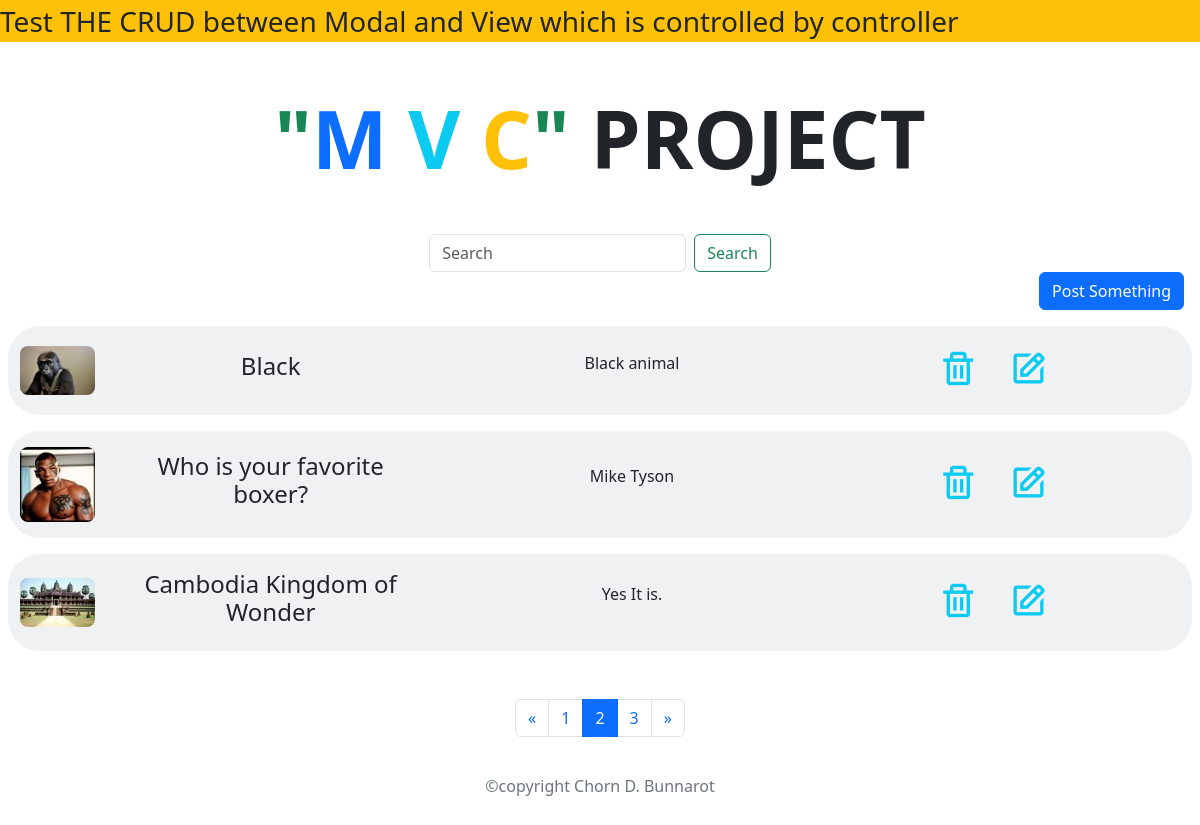
The app's page /posts?paginationPage=2 with its own data.
### tables this page shows
CREATE TABLE `mvc` (
  `id` int(11) NOT NULL,
  `heading` varchar(255) NOT NULL,
  `description` text NOT NULL,
  `image` varchar(255) NOT NULL
);

### src/app/abstractions/View.php (called while the page is built, shortened)
<?php
class View{
    public function render():string{
        include VIEW_PATH . '/layout.php';
        return ob_get_clean();
    }
    public function __toString():string{
        return $this->render();
    }
}

### src/app/controllers/MVCController.php (called while the page is built, shortened)
<?php
include __DIR__ . "/../utils/queryParams.php";
class MVCController{
    public function posts():View{
        $search = $_GET[SEARCH] ?? "";
        $posts = $this->mvcModal->getBySearch($search);
        $title = "Explore ". count($posts['data']) . " post(s)";
        $marquee = "Test THE CRUD between Modal and View which is controlled by controller";
        return View::make('posts', ['posts' => $posts['data'], 'pageTitle' => $title, 'run_string' => $marquee]);
    }
}

### src/app/modals/MVCModal.php (called while the page is built, shortened)
<?php
class MVCModal{
        private int $limit;
        private $conn = null;
        private $table = 'mvc';
        public function __construct(){
            global $url_params;
            $this->limit = isset($url_params['limit']) ? $url_params['limit'] : 20;
            $this->conn = (new DB())->connect();
        }
        private function is_execute(bool|PDOStatement $stmt): array{
            $data = [];
            $data['data'] = [];
            $data['status'] = 'error';
            if($stmt->execute()){
                $rowCount = $stmt->rowCount();
                if($rowCount == 1){
                $data['data'] = $stmt->fetch(\PDO::FETCH_ASSOC);
                }else if($rowCount){
                    while($row = $stmt->fetch(\PDO::FETCH_ASSOC)){
                    $data['data'][] = $row;
                     }
                 }
                $data['status'] = 'success';
            }else{
            $data['message'] = 'no executed';
            }
        return $data;
        }
        public function getAll(): array{
            $query = "SELECT * from $this->table ORDER BY id ASC LIMIT :limit";
            $stmt = $this->conn->prepare($query);
            $stmt->bindParam(':limit', $this->limit, \PDO::PARAM_INT);
            return $this->is_execute($stmt);
        }
        public function getBySearch(string $text=""):array{
            if(empty($text)){
                return $this->getAll();
            }
            $like = "%$text%";
            $query = "SELECT * from $this->table WHERE heading LIKE :like_heading OR description LIKE :like_description OR image LIKE :like_image";
            $stmt = $this->conn->prepare($query);
            $stmt->bindValue(':like_heading', $like, \PDO::PARAM_STR);
            $stmt->bindValue(':like_description', $like, \PDO::PARAM_STR);
            $stmt->bindValue(':like_image', $like, \PDO::PARAM_STR);
            return $this->is_execute($stmt);
        }
    }

### src/app/modals/DB.php (called while the page is built, shortened)
<?php
class DB{
    public string $db_host = "localhost";
    public string $db_name = "MVC";
    public string $db_user = "root";
    public string $db_pass = "";
    private $conn = null;
    public function __construct(){
        try {
            $this->conn = new \PDO("mysql:host=" . $this->db_host . ";dbname=" . $this->db_name, $this->db_user, $this->db_pass);
            $this->conn->setAttribute(\PDO::ATTR_ERRMODE, \PDO::ERRMODE_EXCEPTION);
            $this->conn->setAttribute(\PDO::ATTR_EMULATE_PREPARES, false);
        } catch (\PDOException $e) {
            $this->conn = null;
            echo "connection failed" . $e->getMessage() ."";
            exit;
        }
    }
    public function connect(){
        return $this->conn;
    }
}

### src/app/abstractions/Router.php (called while the page is built, shortened)
<?php
class Router{
    private array $routes;
    public function register($requestMethod, string $route, callable|array $action):self{
        $this->routes[$requestMethod][$route] = $action;
        return $this;
    }
    public function resolve(string $requestUri, string $requestMethod){
        $route = explode("?", $requestUri)[0];
        $action = $this->routes[$requestMethod][$route] ?? null;
        if(is_array($action)){
            [$class, $method] = $action;
            if(class_exists($class)){
                $class = new $class();
                if(method_exists($class, $method)){
                    return call_user_func_array([$class, $method], []);
                }
            }
        }
    }
}

### src/app/utils/Helper.php (called while the page is built, shortened)
<?php
class Helper {
public static function pagination(array $items, int $itemPerPage) {
    $currentPage = $_GET[PAGINATION];
    $totalItems = count($items);
    $totalPages = ceil($totalItems / $itemPerPage);
    $nextPage = $currentPage + 1 > $totalPages  ? $totalPages : $currentPage + 1;
    $previousPage = $currentPage - 1 < 1 ? 1: $currentPage - 1;
    $startItem = $currentPage == 1 ? 1 :($currentPage-1) * $itemPerPage + 1;
    $endItem = $currentPage == 1 ? $itemPerPage : $currentPage * $itemPerPage;
    $trackingIndex = 1;
    $showItems = [];
    foreach ($items as $key => $value) {
        if ($trackingIndex >= $startItem && $trackingIndex <= $endItem) {
            $showItems[$key] = $value;
        }
        $trackingIndex++;
    }
    return [$currentPage,$totalPages, $previousPage, $nextPage, $startItem, $endItem, $showItems];
}
}

### src/app/utils/Image.php (called while the page is built, shortened)
<?php
class Image{
    public static function read(string $imageName): string|bool{
        $image = "app/assets/public/images/". $imageName;
        if(file_exists($image)){
            return $image;
        }
        return false;
    }
}

### src/app/utils/queryParams.php (called while the page is built, shortened)
<?php
function createOrUpdateParams(string $params){
    $queryParams_original = $_GET;
    parse_str($params, $arrayParams);
    foreach ($arrayParams as $key => $value) {
        $queryParams_original[$key] = $value;
    }
    return $_SERVER['REDIRECT_URL'] . '?' . http_build_query($queryParams_original);
}

### src/app/views/components/postItem.php (the view, shortened to what this page needs)
<div class="bg-secondary bg-opacity-10 mx-2 py-3 rounded-5 row align-items-center text-center column-gap-3" >
   <div class="col-1 overflow-hidden rounded-2">
      <img class="w-100 h-auto rounded-3" src="<?php echo Image::read($showPost[IMAGE]) ?>" />
   </div>
   <div class="col-3">
      <h1 class="fs-4"><?php echo $showPost[HEADING] ?? "" ?></h1>
   </div>
   <div class="col-4">
      <p class="fs-6"><?php echo $showPost[DESCRIPTION] ?? "" ?></p>
   </div>
   <div class="col-3">
      <a  href="<?php echo createOrUpdateParams(ACTION_POST."=delete&id=".$showPost[ID])?>" class="border-none bg-transparent btn text-info">
      <i class="bx bx-trash fs-1"></i>
      </a>
      <a href="<?php echo createOrUpdateParams(ACTION_POST."=edit&id=".$showPost[ID])?>" class="border-none bg-transparent btn text-info"  data-bs-toggle="tooltip" data-bs-placement="bottom" data-bs-title="Tooltip on bottom">
      <i class="bx bx-edit fs-1"></i>
      </a>
   </div>
</div>

### src/app/views/posts.php (shortened to what this page needs)
<?php
   $action = $_GET[ACTION_POST] ?? "";
   ?>
<main>
   <?php
      require __DIR__ . '/components/modal.php';
      require __DIR__ .'/components/search.php'
      ?>
   <div class="ms-auto me-3" style="width: fit-content">
      <a href="posts/create" class="btn btn-primary">Post Something</a>
   </div>
   <div class="mt-3 d-flex flex-column row-gap-3">
      <?php
         $posts = $posts ?? [];
         if (count($posts) == 0): ?>
      <h1>No Item Was found </h1>
      <?php else : ?>
      <?php
         $itemPerPage = 3;
         [$currentPage, $totalPages, $previousPage, $nextPage, $startItem, $endItem, $showPosts] = Helper::pagination($posts, $itemPerPage);
         foreach ($showPosts as $showPost) {
             if ($id == $showPost[ID] && $action == 'edit') {
                 require __DIR__ .'/components/edit.php';
             } else {
                 require __DIR__ .'/components/postItem.php';
             }
            }
         ?>
   </div>
   <?php require __DIR__ . "/components/pagination.php" ?>
   <?php endif; ?>
</main>

### records on screen
mvc: image (picture), heading "Black", description "Black animal"
mvc: image (picture), heading "Who is your favorite boxer?", description "Mike Tyson"
mvc: image (picture), heading "Cambodia Kingdom of Wonder", description "Yes It is."

### other values on screen
$run_string "Test THE CRUD between Modal and View which is controlled by controller"
